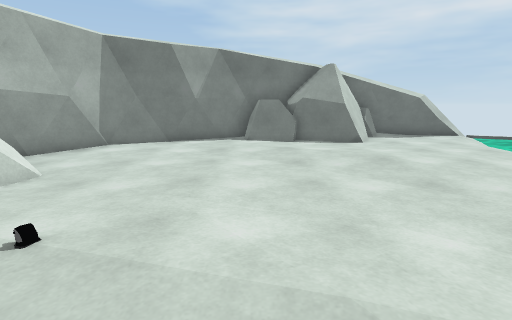
[1] (above)

16 first-person views from a walk through a Unity game level. The camera is 1.3 m above the floor, tilts 10° down and sees 80° across. The floor is counted in squares, 1 m on a side. Each view is taken from the middle of a square. On the plan, view 1 faces up. The plan holds only what a view shows up to about 14 squares ahead; the rest is blank. The place goes on beyond the plan. Surface patterns are stand-ins for the level's own textures.

[2]
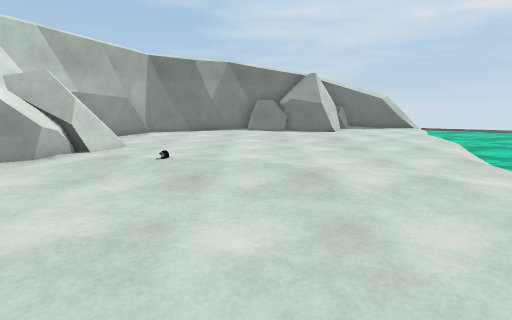

[3]
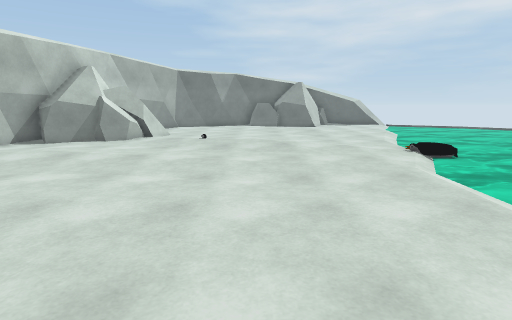

[4]
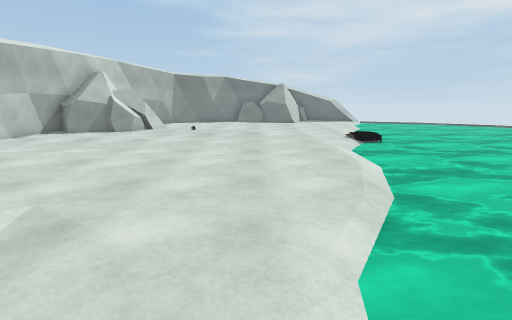

[5]
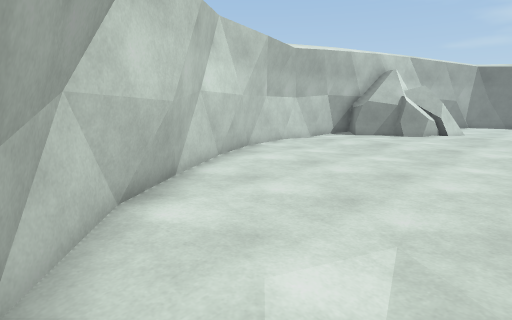

[6]
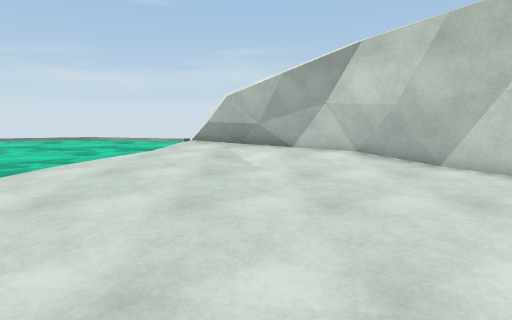

[7]
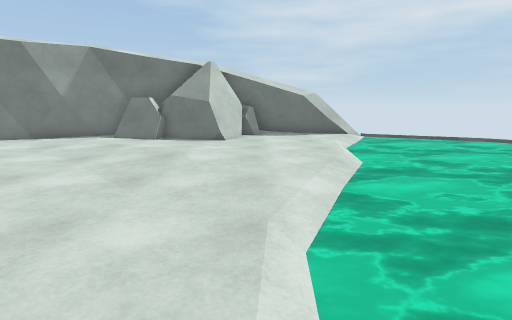

[8]
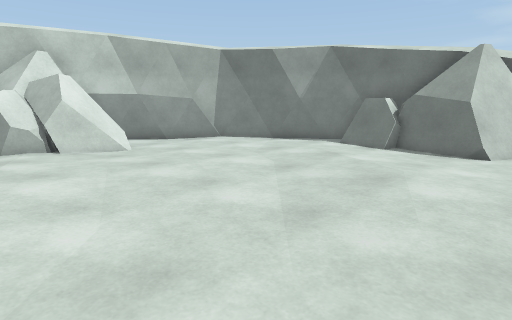

[9]
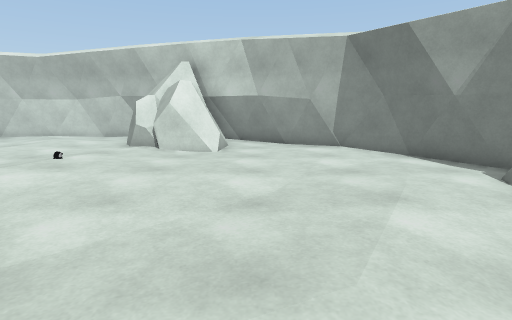

[10]
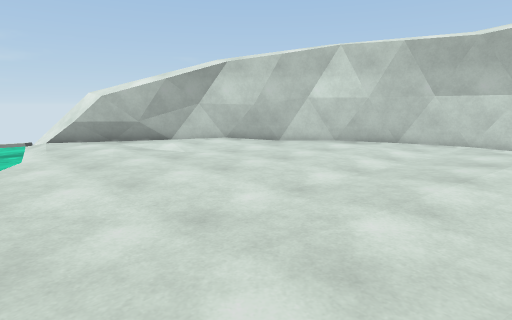

[11]
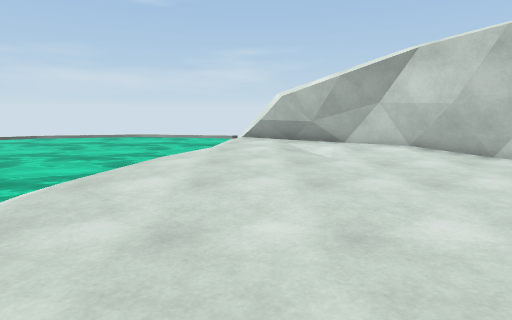

[12]
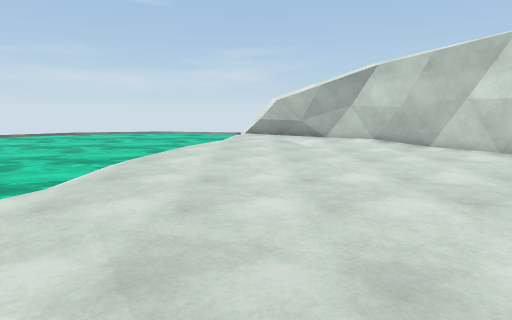

[13]
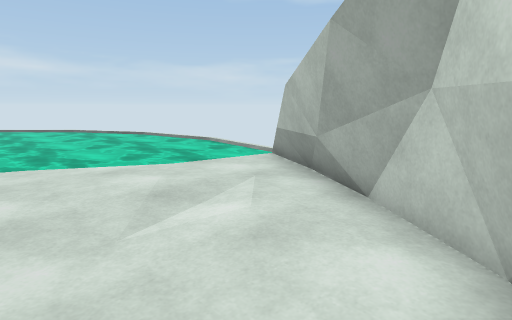

[14]
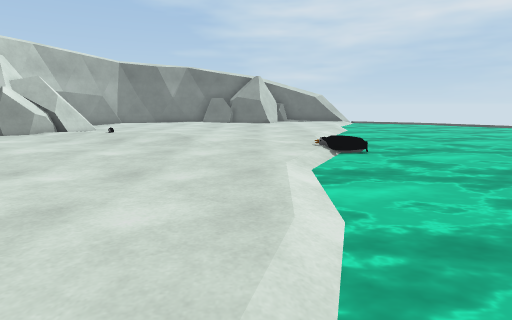

[15]
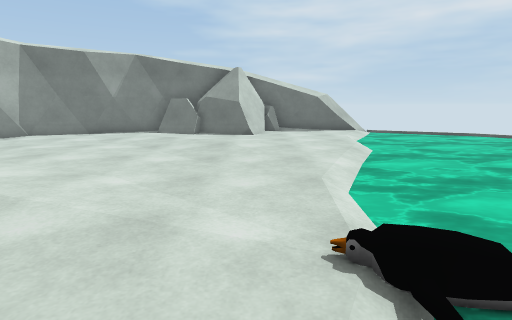

[16]
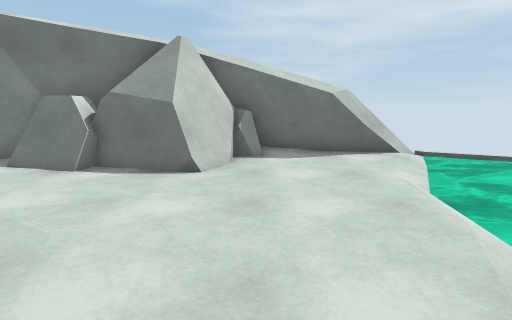

### Floor plan
Key: @ floor where view 1 was taken; # wall or solid block; x gap in a wall; . main floor; : floor 0.25 m higher than the main floor; - floor 0.25 m lower than the main floor; / step, stairs or slope; ~ water the walk can cross; ≈ water the walk keeps out of; R rock; O other object.
Columns run from 9 left of view 1 to 10 right of it. Each row starts with its distance up from view 1.
 14              #####x≈
 13        ####RRRR....≈
 12       ##.RRRRR....-≈
 11     ###...R.RR.../~≈
 10     #............~≈≈
  9    ##............~≈≈
  8    #.............~≈≈
  7   ##.............≈≈≈
  6   #RR...........~≈≈≈
  5   #RRR........./≈≈≈≈
  4  R RR..........-≈≈≈≈
  3 #R RR..::......~≈≈≈≈
  2 #RR.....:::....≈≈≈≈≈
  1 #.........:....≈≈≈≈≈
  0 #........@..../O≈≈≈≈
 -1 #.............~≈≈≈≈≈
 -2 #............/≈≈≈≈≈≈
 -3 ##...........-≈≈≈≈≈
 -4  #...........~≈≈≈≈
 -5  #...........~≈≈≈
 -6  ##..........~≈≈≈≈
 -7   #........./≈≈≈≈≈≈
 -8   ##........~≈≈≈≈≈≈≈
 -9    ##.......≈≈≈≈≈≈≈≈
-10     ##.....~≈≈≈≈≈≈≈≈
-11      ###...~≈≈≈≈≈≈≈≈
-12        ##..≈≈≈≈≈≈≈≈≈
-13         ##/≈≈≈≈≈≈≈≈≈
-14          #≈≈≈≈≈≈≈≈≈≈

Where each view was taken, in squares from view 1:
view 1: 0 up, 0 right, facing up
view 2: 4 down, 0 right, facing up
view 3: 9 down, 0 right, facing up
view 4: 12 down, 1 right, facing up
view 5: 11 down, 1 left, facing up-left
view 6: 1 down, 2 left, facing down
view 7: 0 up, 5 right, facing up
view 8: 2 up, 5 right, facing up-left
view 9: 7 up, 5 right, facing left
view 10: 0 up, 3 right, facing down-left
view 11: 0 up, 0 right, facing down
view 12: 3 up, 0 right, facing down
view 13: 7 down, 5 left, facing down-right
view 14: 8 down, 3 right, facing up
view 15: 2 down, 4 right, facing up
view 16: 5 up, 5 right, facing up
